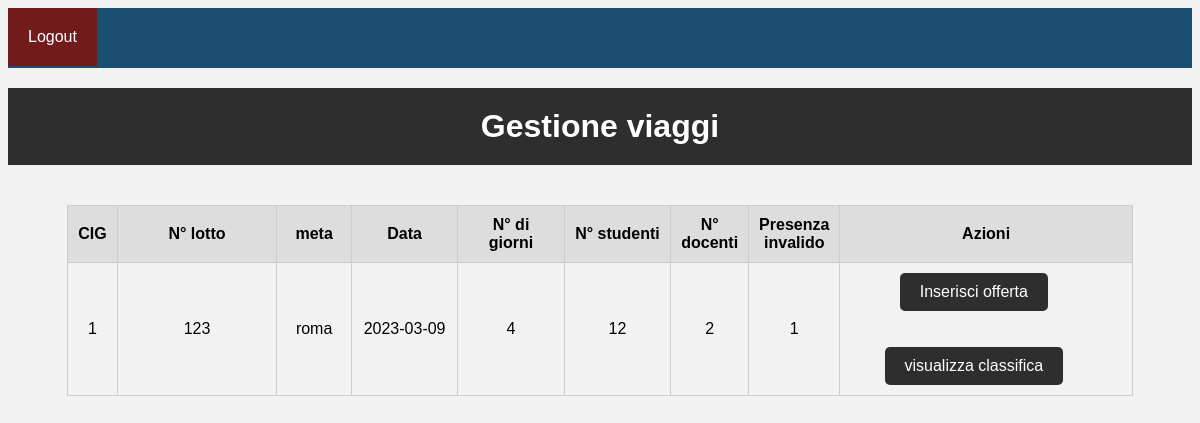
/menu.php (signed in), run on an earlier commit of the app's database.
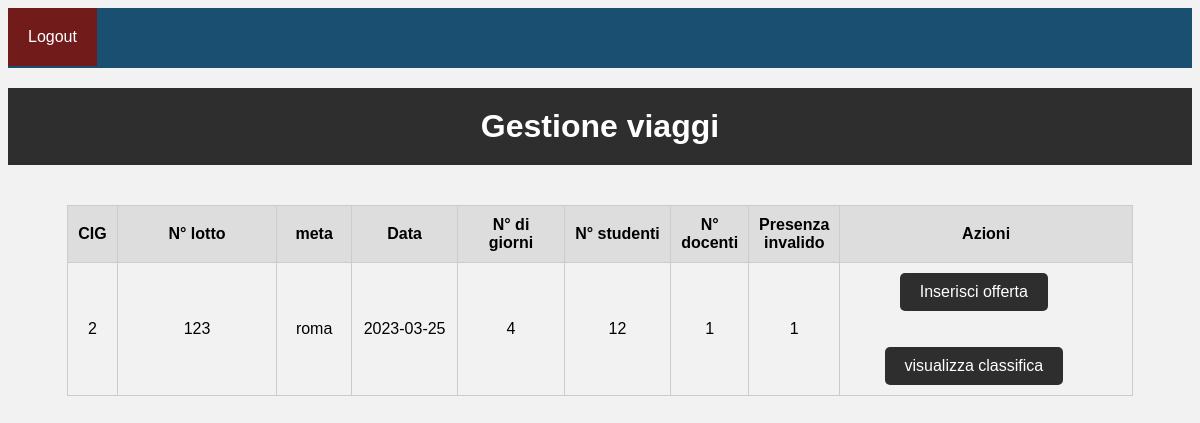
And on a later commit of the database.
### tables this page shows
CREATE TABLE `viaggio` (
  `cig` int(11) NOT NULL,
  `nLotto` varchar(255) DEFAULT NULL,
  `meta` varchar(255) DEFAULT NULL,
  `giorn` varchar(255) DEFAULT NULL,
  `ngiorni` int(11) NOT NULL,
  `nstudenti` int(11) DEFAULT NULL,
  `ndocenti` int(11) DEFAULT NULL,
  `invalido` tinyint(1) DEFAULT NULL
);

### menu.php (the view, shortened to what this page needs)
<!DOCTYPE html>
<html>
<head>
    <link rel="stylesheet" href="style/menu.css">
</head>
<body>
    <div class="navbar">
        <div class="logout">
            <a href="backend/logout.php">Logout</a>
        </div>
    </div>
    <div class="header">
        <h1>Gestione viaggi</h1>
    </div>
    <div class="container">
        <table>
            <tr>
                <th class="td_id">CIG</th>
                <th class="td_titolo">N° lotto</th>
                <th class="td_anno">meta</th>
                <th class="td_docenti">Data</th>
                <th class="td_id">N° di giorni</th>
                <th class="td_id">N° studenti</th>
                <th class="td_id">N° docenti</th>
                <th class="td_id">Presenza invalido</th>
                <th class="td_azione">Azioni</th>
            </tr>
            <?php
            require 'backend/dbconfig.php';
            $conn = mysqli_connect($host, $user, $pass, $dbname);
            $sql = "SELECT * FROM viaggio";
            $result = mysqli_query($conn, $sql);
            while ($row = mysqli_fetch_array($result)) {
            ?>
                <tr>
                    <td class="td_id"><?php echo $row['cig']; ?></td>
                    <td class="td_titolo"><?php echo $row['nLotto']; ?></td>
                    <td class="td_anno"><?php echo $row['meta']; ?></td>
                    <td class="td_docenti"><?php echo $row['giorn']; ?></td>
                    <td class="td_docenti"><?php echo $row['ngiorni']; ?></td>
                    <td class="td_classi"><?php echo $row['nstudenti']; ?></td>
                    <td class="td_utente"><?php echo $row['ndocenti']; ?></td>
                    <td class="td_utente"><?php echo $row['invalido']; ?></td>
                    <td class="gestione td_azione">
                        <div class="form-container-td">
                            <form action="inserisci_offerta.php?cig=<?php echo($row["cig"])?>" method="post">
                                <input type="submit" value="Inserisci offerta" class="edit-btn">
                            </form>
                            <br><br>
                            <form action="classifica.php?cig=<?php echo($row["cig"])?>" method="post">
                                <input type="submit" value="visualizza classifica" class="edit-btn">
                            </form>
                        </div>
                    </td>
                </tr>
            <?php
            }
            ?>
        </table>
    </div>
</body>
</html>

### style/menu.css (style rules this page uses)
body { font-family: Arial, sans-serif; background-color: #F2F2F2; }
.header { background-color: #2E2E2E; color: #FFF; padding: 20px; text-align: center; }
.header h1 { font-size: 32px; margin: 0; }
.container { display: flex; flex-wrap: wrap; justify-content: center; align-items: center; }
.td_id { width: 3%; }
.td_titolo { width: 15%; }
.td_anno { width: 7%; }
.td_docenti { width: 10%; }
.td_classi { width: 10%; }
.td_utente { width: 5%; }
.td_azione { min-width: 15%; }
input[type="submit"] { padding: 10px 20px; background-color: #2E2E2E; color: #FFF; border-radius: 5px; border: 0; font-size: 16px; cursor: pointer; }
.edit-btn { display: inline-block; padding: 12px 24px; border-radius: 5px; text-decoration: none; color: #fff; transition: all 0.3s ease; margin-right: 20px; background-color: #ffeb3b; }
.form-container-td { display: inline-block; }
table { width: 90%; text-align: center; border-collapse: collapse; }
th, td { border: 1px solid #cccccc; padding: 10px; }
th { background-color: #dddddd; }
.gestione { text-align: center; vertical-align: middle; }
.navbar { overflow: hidden; background-color: #1b4f72; font-family: Arial, Helvetica, sans-serif; height: 60px; margin-bottom: 20px; justify-content: space-between; }
.navbar a { float: left; color: white; text-align: center; padding: 20px; text-decoration: none; }
.logout a { background-color: #721b1b; }

What changed in the data, as far as the page shows it:
removed viaggio: cig "1", nLotto "123", meta "roma", giorn "2023-03-09", ngiorni "4", nstudenti "12", ndocenti "2", invalido "1"
added viaggio: cig "2", nLotto "123", meta "roma", giorn "2023-03-25", ngiorni "4", nstudenti "12", ndocenti "1", invalido "1"
